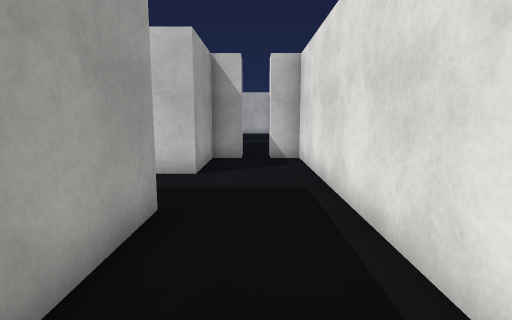
view 1 (above)

20 first-person views from a walk through a scene from a Unity 3-D project. The camera is 1.4 m above the floor, tilts 8° down and sees 80° across. The floor is counted in squares, 1 m on a side. Each view is taken from the middle of a square. On the plan, view 1 faces up. The plan holds only what a view shows up to about 14 squares ahead; the rest is blank. Some animated figures are not drawn. Surface patterns are stand-ins for the level's own textures.

view 2
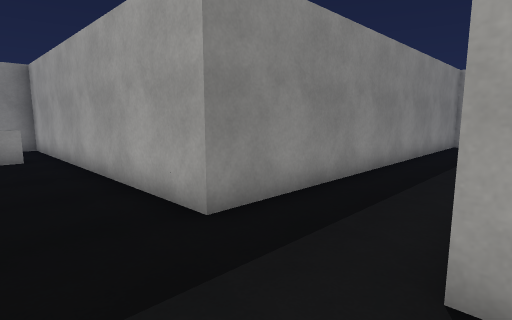

view 3
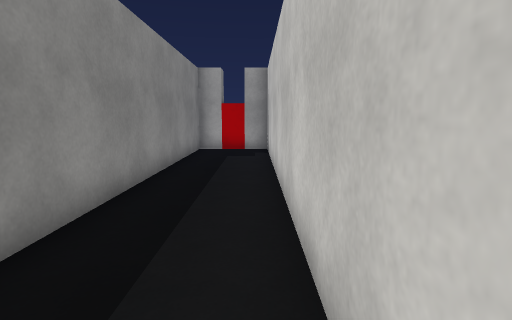

view 4
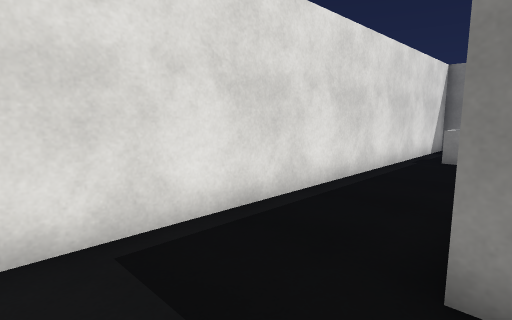

view 5
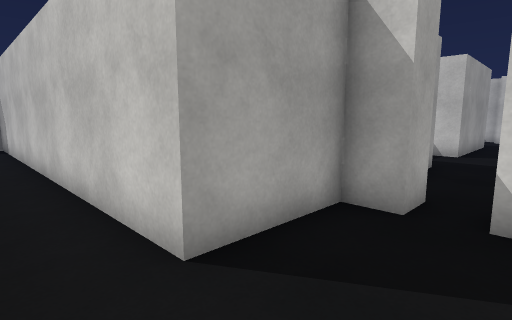

view 6
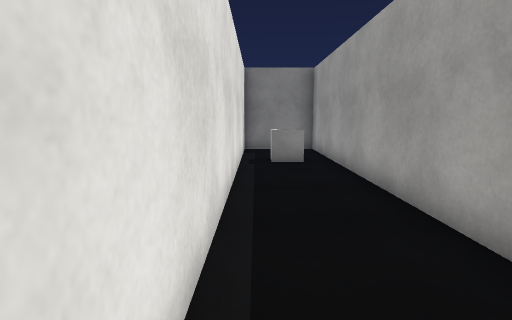

view 7
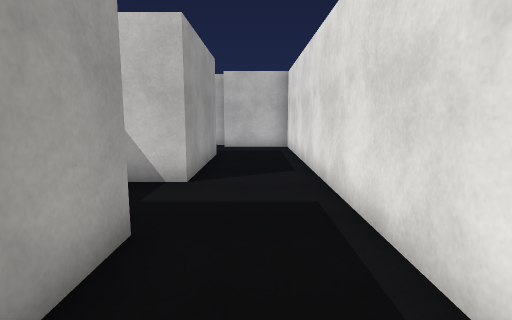

view 8
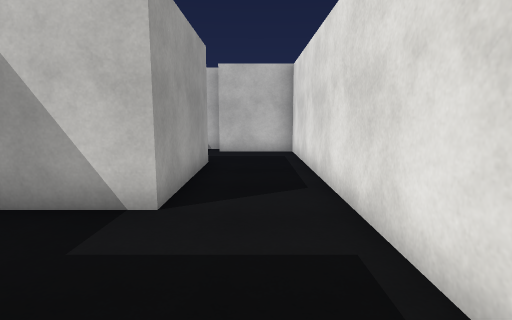

view 9
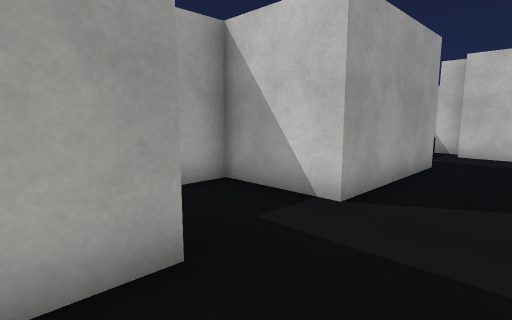

view 10
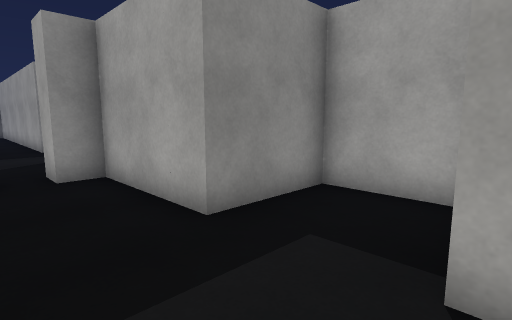

view 11
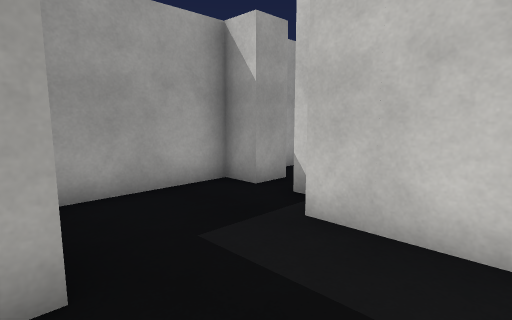

view 12
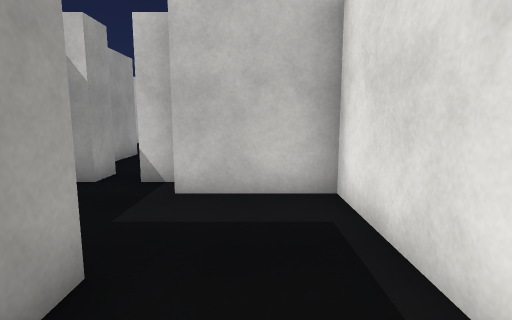

view 13
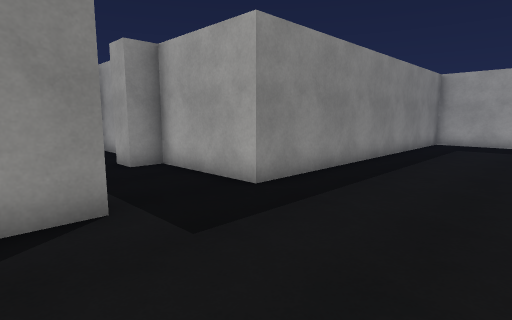

view 14
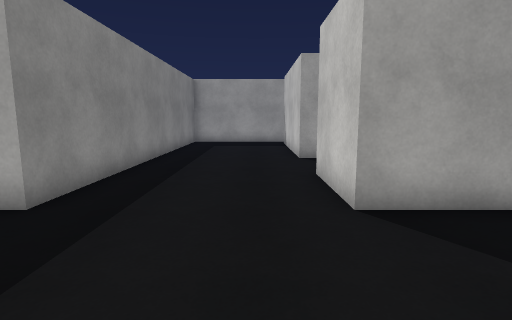

view 15
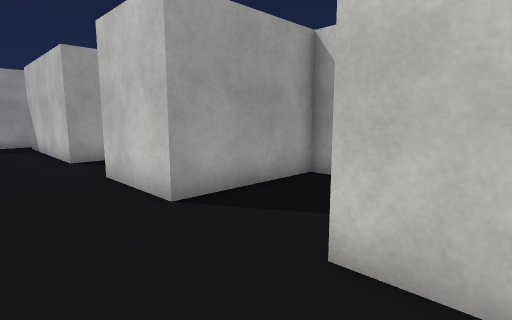

view 16
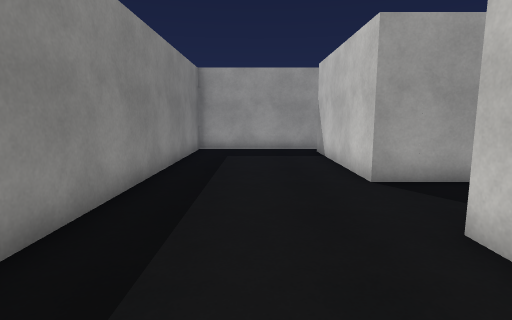

view 17
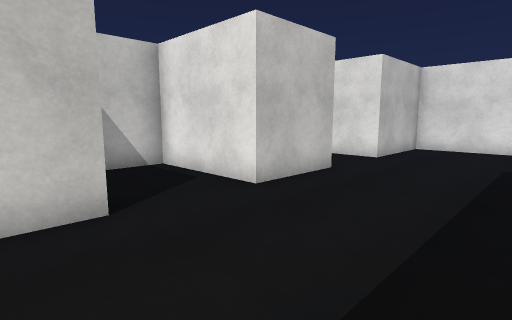

view 18
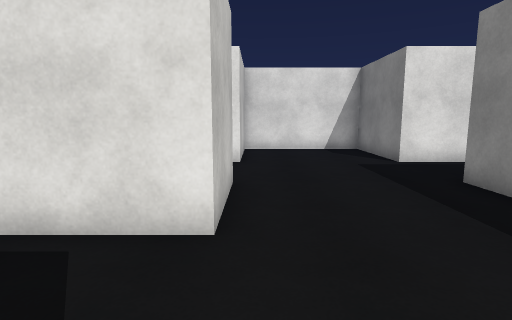

view 19
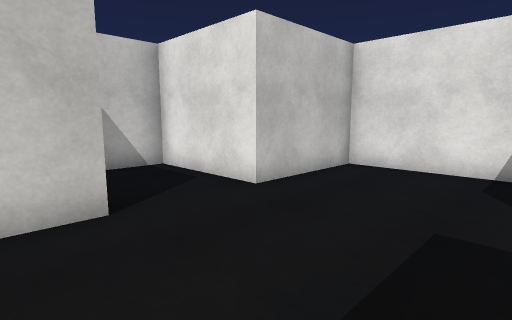

view 20
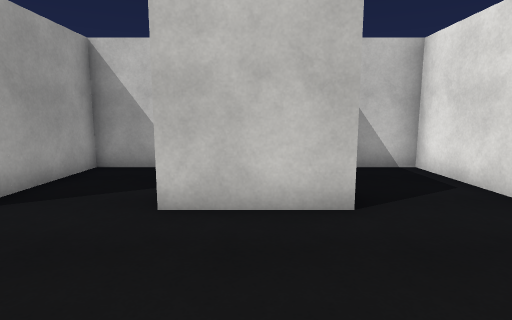

### Floor plan
Points are (right, up) in squares from view 1. A wall is a line through its corners. A room is listed if a view was taken in it or the views show most of it. See-through windows are left out.
Room 1 (views 1, 2, 3, 4, 5, 6)
walls: (-0.5, 10.5) (-1.5, 10.5) (-1.5, 7.5) (-15.5, 7.5) (-15.5, 6.5); (-15.5, 5.5) (-15.5, 4.5) (-1.5, 4.5) (-1.5, -7.5) (1.5, -7.5) (1.5, 10.5) (0.5, 10.5)
ways out: opening at (0, 11) to room 2; opening at (-16, 6)
objects: block (-16, 6); cube (0, -4)
Room 2 (views 7, 8, 9, 10, 11, 12)
walls: (-1.5, 23.6) (-1.5, 18.5) (-4.5, 18.5) (-4.5, 15.5) (-1.5, 15.5) (-1.5, 11.5) (-0.5, 11.5) (-0.5, 10.5); (1.5, 13.6) (1.5, 26.5) (-1.5, 26.5); (-1.5, 27.5) (-2.5, 27.5); (-3.5, 28.5) (-3.5, 27.5) (-4.5, 27.5) (-4.5, 23.5)
ways out: opening at (0, 11) to room 1; opening at (-3, 28) to room 3
Room 3 (views 13, 14, 15, 16, 17, 18, 19, 20)
walls: (-1.5, 30.4) (-1.5, 32.5) (2.5, 32.5) (2.5, 37.5) (-1.5, 37.5) (-1.5, 41.5) (-4.5, 41.5) (-4.5, 37.5) (-7.5, 37.5) (-7.5, 41.5) (-10.5, 41.5) (-10.5, 37.5) (-16.5, 37.5); (-17.5, 37.8) (-17.5, 32.5) (-4.5, 32.5) (-4.5, 28.5) (-3.5, 28.5)
ways out: opening at (-3, 28) to room 2

Positions as (right, up) in squares from view 1, and headings:
1: (0, 0), facing up
2: (1, 8), facing down-left
3: (-2, 7), facing left
4: (-2, 7), facing down-right
5: (1, 6), facing up-left
6: (1, 6), facing down
7: (0, 12), facing up
8: (0, 14), facing up
9: (1, 14), facing up-left
10: (1, 19), facing down-left
11: (1, 23), facing up-left
12: (0, 21), facing up
13: (0, 37), facing down-left
14: (0, 36), facing left
15: (0, 35), facing up-left
16: (-4, 35), facing left
17: (-12, 33), facing up-right
18: (-11, 37), facing right
19: (-6, 33), facing up-right
20: (-6, 33), facing up
